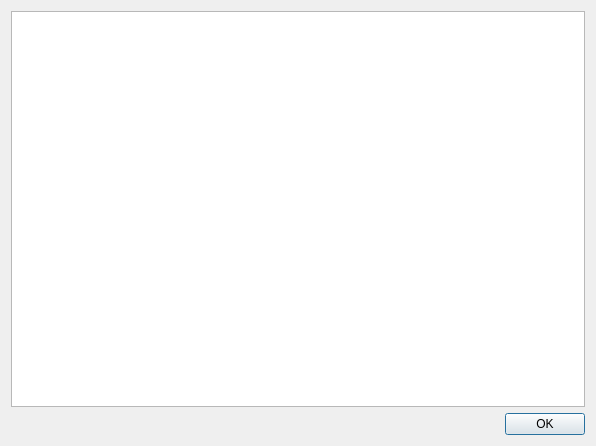
<?xml version="1.0" encoding="UTF-8"?>
<ui version="4.0">
 <class>DialogAbout</class>
 <widget class="QDialog" name="DialogAbout">
  <property name="geometry">
   <rect>
    <x>0</x>
    <y>0</y>
    <width>596</width>
    <height>446</height>
   </rect>
  </property>
  <property name="windowTitle">
   <string>About HuaFon Regional Detect Editor</string>
  </property>
  <layout class="QVBoxLayout" name="verticalLayout">
   <item>
    <widget class="QTextEdit" name="textEditContent">
     <property name="readOnly">
      <bool>true</bool>
     </property>
    </widget>
   </item>
   <item>
    <widget class="QDialogButtonBox" name="buttonBox">
     <property name="orientation">
      <enum>Qt::Horizontal</enum>
     </property>
     <property name="standardButtons">
      <set>QDialogButtonBox::Ok</set>
     </property>
    </widget>
   </item>
  </layout>
 </widget>
 <resources/>
 <connections>
  <connection>
   <sender>buttonBox</sender>
   <signal>accepted()</signal>
   <receiver>DialogAbout</receiver>
   <slot>accept()</slot>
   <hints>
    <hint type="sourcelabel">
     <x>248</x>
     <y>254</y>
    </hint>
    <hint type="destinationlabel">
     <x>157</x>
     <y>274</y>
    </hint>
   </hints>
  </connection>
  <connection>
   <sender>buttonBox</sender>
   <signal>rejected()</signal>
   <receiver>DialogAbout</receiver>
   <slot>reject()</slot>
   <hints>
    <hint type="sourcelabel">
     <x>316</x>
     <y>260</y>
    </hint>
    <hint type="destinationlabel">
     <x>286</x>
     <y>274</y>
    </hint>
   </hints>
  </connection>
 </connections>
</ui>
